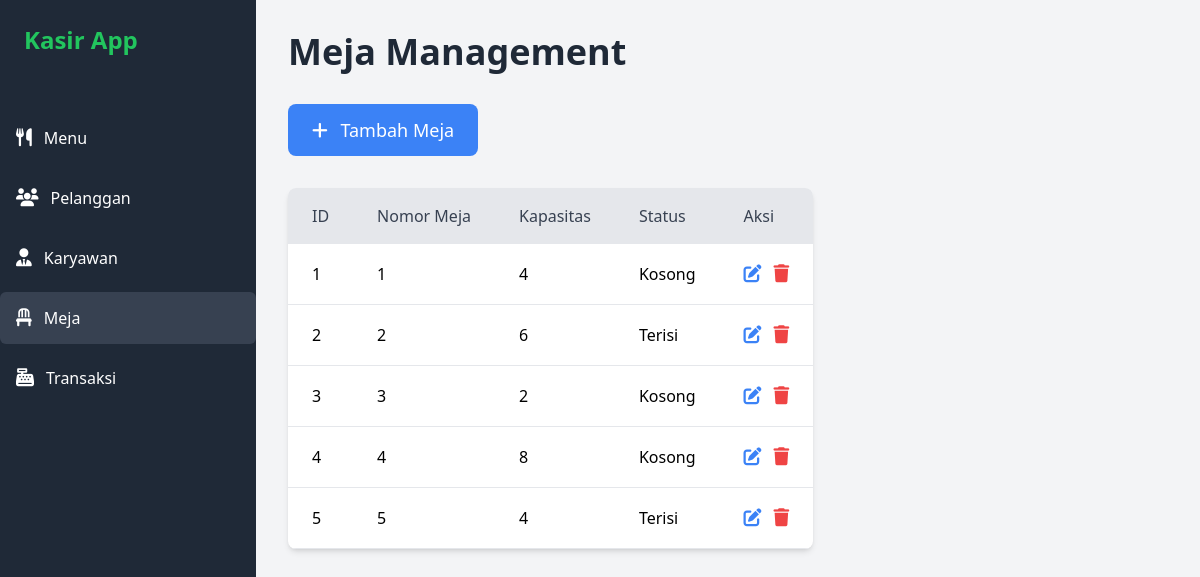
Screenshot of /meja/meja.php with the database file from the repository.
### tables this page shows
CREATE TABLE meja (
    id_meja INT AUTO_INCREMENT PRIMARY KEY,
    nomor_meja INT NOT NULL,
    kapasitas INT NOT NULL,
    status ENUM('Kosong', 'Terisi') NOT NULL DEFAULT 'Kosong'
);

### meja/meja.php (the view, shortened to what this page needs)
<?php
include '../includes/db.php';
$sql = "SELECT * FROM meja";
$result = $conn->query($sql);
?>
<!DOCTYPE html>
<html lang="en">
<head>
    <link rel="stylesheet" href="https://cdnjs.cloudflare.com/ajax/libs/font-awesome/6.5.1/css/all.min.css">
    <script src="https://cdn.tailwindcss.com"></script>
</head>
<body class="flex bg-gray-100 font-sans">
    <div class="w-64 bg-gray-800 text-white min-h-screen fixed top-0 left-0">
        <div class="p-6">
            <h1 class="text-2xl font-bold text-green-500">Kasir App</h1>
        </div>
        <ul class="mt-8 space-y-2">
            <li class="px-4 py-3 hover:bg-gray-700 cursor-pointer flex items-center gap-3 rounded-md">
                <i class="fas fa-utensils text-lg"></i>
                <a href="../menu/menu.php" class="block flex-grow">Menu</a>
            </li>
            <li class="px-4 py-3 hover:bg-gray-700 cursor-pointer flex items-center gap-3 rounded-md">
                <i class="fas fa-users text-lg"></i>
                <a href="../pelanggan/pelanggan.php" class="block flex-grow">Pelanggan</a>
            </li>
            <li class="px-4 py-3 hover:bg-gray-700 cursor-pointer flex items-center gap-3 rounded-md">
                <i class="fas fa-user-tie text-lg"></i>
                <a href="../karyawan/karyawan.php" class="block flex-grow">Karyawan</a>
            </li>
            <li class="px-4 py-3 hover:bg-gray-700 cursor-pointer flex items-center gap-3 bg-gray-700 rounded-md">
                <i class="fas fa-chair text-lg"></i>
                <a href="../meja/meja.php" class="block flex-grow">Meja</a>
            </li>
            <li class="px-4 py-3 hover:bg-gray-700 cursor-pointer flex items-center gap-3 rounded-md">
                <i class="fas fa-cash-register text-lg"></i>
                <a href="../transaksi/transaksi.php" class="block flex-grow">Transaksi</a>
            </li>
        </ul>
    </div>
    <div class="ml-64 p-8">
        <h1 class="text-4xl font-bold text-gray-800 mb-8">Meja Management</h1>
        <a href="create.php"
            class="bg-blue-500 text-white px-6 py-3 rounded-lg hover:bg-blue-600 transition duration-300 text-lg inline-block mb-8">
            <i class="fas fa-plus mr-2"></i>
            <span>Tambah Meja</span>
        </a>
        <div class="bg-white shadow-md rounded-lg overflow-x-auto">
            <table class="w-full text-left border-collapse max-w-screen-2xl mx-auto">
                <thead class="bg-gray-200">
                    <tr>
                        <th class="px-6 py-4 font-medium text-gray-700">ID</th>
                        <th class="px-6 py-4 font-medium text-gray-700">Nomor Meja</th>
                        <th class="px-6 py-4 font-medium text-gray-700">Kapasitas</th>
                        <th class="px-6 py-4 font-medium text-gray-700">Status</th>
                        <th class="px-6 py-4 font-medium text-gray-700">Aksi</th>
                    </tr>
                </thead>
                <tbody>
                    <?php while ($row = $result->fetch_assoc()): ?>
                        <tr class="border-b hover:bg-gray-50 transition duration-300">
                            <td class="px-6 py-4"><?php echo htmlspecialchars($row['id_meja']); ?></td>
                            <td class="px-6 py-4"><?php echo htmlspecialchars($row['nomor_meja']); ?></td>
                            <td class="px-6 py-4"><?php echo htmlspecialchars($row['kapasitas']); ?></td>
                            <td class="px-6 py-4"><?php echo htmlspecialchars($row['status']); ?></td>
                            <td class="px-6 py-4 flex items-center justify-center gap-3">
                                <a href="edit.php?id=<?php echo $row['id_meja']; ?>"
                                    class="text-blue-500 hover:text-blue-700" title="Edit">
                                    <i class="fas fa-edit text-lg"></i>
                                </a>
                                <a href="delete.php?id=<?php echo $row['id_meja']; ?>"
                                    onclick="return confirm('Apakah Anda yakin ingin menghapus meja ini?')"
                                    class="text-red-500 hover:text-red-700" title="Hapus">
                                    <i class="fas fa-trash text-lg"></i>
                                </a>
                            </td>
                        </tr>
                    <?php endwhile; ?>
                </tbody>
            </table>
        </div>
    </div>
</body>
</html>

### rows the page displays
meja: id_meja "1", nomor_meja "1", kapasitas "4", status "Kosong"
meja: id_meja "2", nomor_meja "2", kapasitas "6", status "Terisi"
meja: id_meja "3", nomor_meja "3", kapasitas "2", status "Kosong"
meja: id_meja "4", nomor_meja "4", kapasitas "8", status "Kosong"
meja: id_meja "5", nomor_meja "5", kapasitas "4", status "Terisi"
